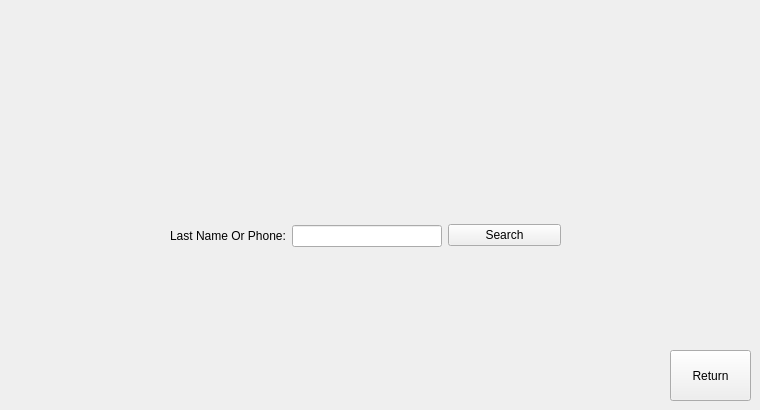
    <widget class="QWidget" name="pgCustomerSearchPU">
     <widget class="QWidget" name="horizontalLayoutWidget_4">
      <property name="geometry">
       <rect>
        <x>170</x>
        <y>210</y>
        <width>391</width>
        <height>51</height>
       </rect>
      </property>
      <layout class="QHBoxLayout" name="horizontalLayoutCustomerCSPU">
       <item>
        <layout class="QFormLayout" name="formLayout_4">
         <property name="labelAlignment">
          <set>Qt::AlignLeading|Qt::AlignLeft|Qt::AlignVCenter</set>
         </property>
         <property name="formAlignment">
          <set>Qt::AlignLeading|Qt::AlignLeft|Qt::AlignVCenter</set>
         </property>
         <item row="0" column="0">
          <widget class="QLabel" name="lblLNameCSPU">
           <property name="text">
            <string>Last Name Or Phone:</string>
           </property>
          </widget>
         </item>
         <item row="0" column="1">
          <widget class="QLineEdit" name="lineSearchCustomerCSPU">
           <property name="sizePolicy">
            <sizepolicy hsizetype="Minimum" vsizetype="Fixed">
             <horstretch>0</horstretch>
             <verstretch>0</verstretch>
            </sizepolicy>
           </property>
           <property name="minimumSize">
            <size>
             <width>150</width>
             <height>0</height>
            </size>
           </property>
          </widget>
         </item>
        </layout>
       </item>
       <item>
        <widget class="QPushButton" name="btnSearchCSPU">
         <property name="cursor">
          <cursorShape>PointingHandCursor</cursorShape>
         </property>
         <property name="text">
          <string>Search</string>
         </property>
        </widget>
       </item>
      </layout>
     </widget>
     <widget class="QPushButton" name="btnReturnCSPU">
      <property name="geometry">
       <rect>
        <x>670</x>
        <y>350</y>
        <width>81</width>
        <height>51</height>
       </rect>
      </property>
      <property name="cursor">
       <cursorShape>PointingHandCursor</cursorShape>
      </property>
      <property name="text">
       <string>Return</string>
      </property>
     </widget>
    </widget>
